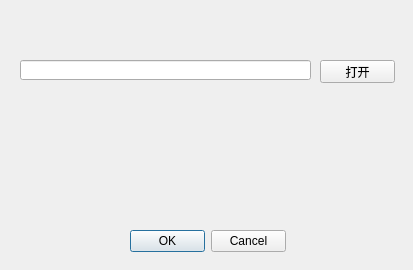
<?xml version="1.0" encoding="UTF-8"?>
<ui version="4.0">
 <class>Ui_MainWindow</class>
 <widget class="QDialog" name="Ui_MainWindow">
  <property name="geometry">
   <rect>
    <x>0</x>
    <y>0</y>
    <width>413</width>
    <height>270</height>
   </rect>
  </property>
  <property name="windowTitle">
   <string>Dialog</string>
  </property>
  <widget class="QLineEdit" name="lineEdit">
   <property name="geometry">
    <rect>
     <x>20</x>
     <y>60</y>
     <width>291</width>
     <height>20</height>
    </rect>
   </property>
  </widget>
  <widget class="QDialogButtonBox" name="buttonBox">
   <property name="geometry">
    <rect>
     <x>130</x>
     <y>230</y>
     <width>156</width>
     <height>23</height>
    </rect>
   </property>
   <property name="orientation">
    <enum>Qt::Horizontal</enum>
   </property>
   <property name="standardButtons">
    <set>QDialogButtonBox::Cancel|QDialogButtonBox::Ok</set>
   </property>
  </widget>
  <widget class="QCheckBox" name="checkBox">
   <property name="geometry">
    <rect>
     <x>-140</x>
     <y>230</y>
     <width>71</width>
     <height>16</height>
    </rect>
   </property>
   <property name="text">
    <string>CheckBox</string>
   </property>
  </widget>
  <widget class="QPushButton" name="open">
   <property name="geometry">
    <rect>
     <x>320</x>
     <y>60</y>
     <width>75</width>
     <height>23</height>
    </rect>
   </property>
   <property name="text">
    <string>打开</string>
   </property>
  </widget>
 </widget>
 <tabstops>
  <tabstop>checkBox</tabstop>
  <tabstop>lineEdit</tabstop>
 </tabstops>
 <resources/>
 <connections>
  <connection>
   <sender>buttonBox</sender>
   <signal>accepted()</signal>
   <receiver>Ui_MainWindow</receiver>
   <slot>accept()</slot>
   <hints>
    <hint type="sourcelabel">
     <x>435</x>
     <y>364</y>
    </hint>
    <hint type="destinationlabel">
     <x>157</x>
     <y>274</y>
    </hint>
   </hints>
  </connection>
  <connection>
   <sender>buttonBox</sender>
   <signal>rejected()</signal>
   <receiver>Ui_MainWindow</receiver>
   <slot>reject()</slot>
   <hints>
    <hint type="sourcelabel">
     <x>435</x>
     <y>370</y>
    </hint>
    <hint type="destinationlabel">
     <x>286</x>
     <y>274</y>
    </hint>
   </hints>
  </connection>
 </connections>
</ui>
